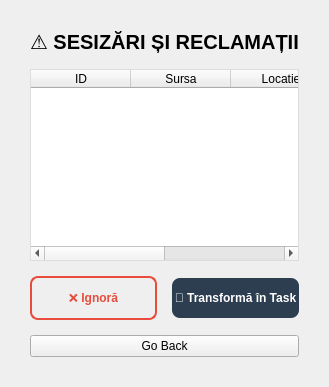
      <widget class="QWidget" name="page_6">
       <property name="styleSheet">
        <string notr="true">/* Stil pentru tabelul de sesizări */
QTableWidget#tableSesizariAdmin {
    background-color: #ffffff;
    border: 1px solid #dcdde1;
    gridline-color: #f5f6fa;
}

/* Butonul Ignoră - Roșu pentru a indica ștergerea */
QPushButton#btnIgnoraSesizarea {
    background-color: transparent;
    border: 2px solid #e74c3c;
    color: #e74c3c;
    border-radius: 8px;
    font-weight: bold;
    min-height: 40px;
}

QPushButton#btnIgnoraSesizarea:hover {
    background-color: #e74c3c;
    color: white;
}

/* Butonul de Conversie - Albastru închis/Professional */
QPushButton#btnConvertTask {
    background-color: #2c3e50;
    color: white;
    border-radius: 8px;
    font-weight: bold;
    min-height: 40px;
}

QPushButton#btnConvertTask:hover {
    background-color: #34495e;
}</string>
       </property>
       <layout class="QVBoxLayout" name="verticalLayout_18">
        <property name="spacing">
         <number>15</number>
        </property>
        <property name="leftMargin">
         <number>30</number>
        </property>
        <property name="topMargin">
         <number>30</number>
        </property>
        <property name="rightMargin">
         <number>30</number>
        </property>
        <property name="bottomMargin">
         <number>30</number>
        </property>
        <item>
         <widget class="QLabel" name="label_31">
          <property name="font">
           <font>
            <family>Segoe UI</family>
            <pointsize>15</pointsize>
            <bold>true</bold>
           </font>
          </property>
          <property name="text">
           <string>⚠️ SESIZĂRI ȘI RECLAMAȚII</string>
          </property>
         </widget>
        </item>
        <item>
         <widget class="QTableWidget" name="tableSesizariAdmin">
          <attribute name="horizontalHeaderStretchLastSection">
           <bool>true</bool>
          </attribute>
          <column>
           <property name="text">
            <string>ID</string>
           </property>
          </column>
          <column>
           <property name="text">
            <string>Sursa</string>
           </property>
          </column>
          <column>
           <property name="text">
            <string>Locatie</string>
           </property>
          </column>
          <column>
           <property name="text">
            <string>Descriere</string>
           </property>
          </column>
         </widget>
        </item>
        <item>
         <layout class="QHBoxLayout" name="horizontalLayout_10">
          <item>
           <widget class="QPushButton" name="btnIgnoraSesizarea">
            <property name="text">
             <string>❌ Ignoră</string>
            </property>
           </widget>
          </item>
          <item>
           <widget class="QPushButton" name="btnConvertTask">
            <property name="text">
             <string>🔧 Transformă în Task</string>
            </property>
           </widget>
          </item>
         </layout>
        </item>
        <item>
         <widget class="QPushButton" name="btnBackToDash_3">
          <property name="text">
           <string>Go Back</string>
          </property>
         </widget>
        </item>
       </layout>
      </widget>
